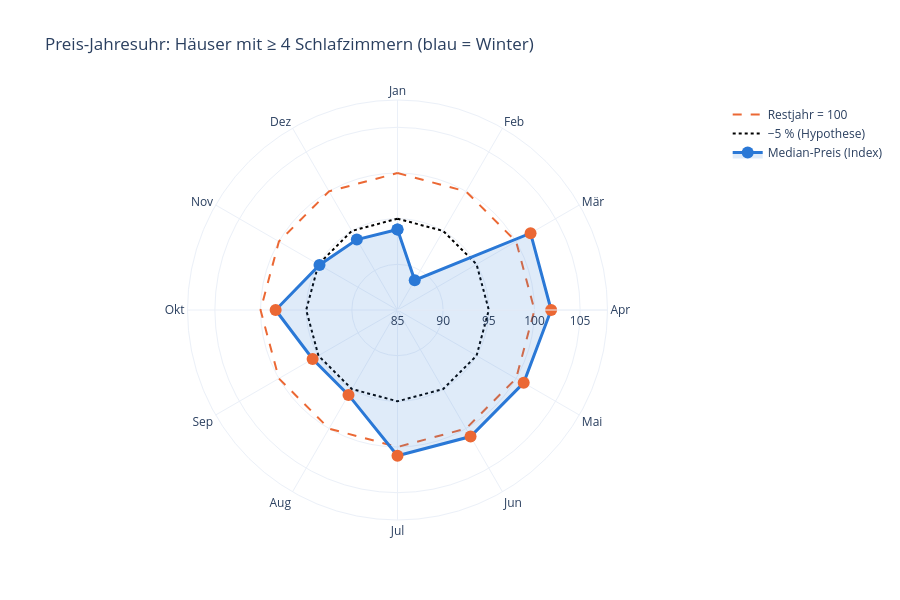

The notebook cell saved with this chart:
### Markdown cell above
---
## 8 · Fancy Visual: die Preis-Jahresuhr
Jeder Monat ist eine Stunde auf der Uhr. Der Abstand zur Mitte zeigt den Median-Preis als **Index (Restjahr = 100)**. Der gestrichelte Ring bei **95** ist die Schwelle der Hypothese. Mit der Maus sieht man Preis und Anzahl Verkäufe (interaktiv, auch als HTML in `output/`).

### Code cell
monate = ["Jan", "Feb", "Mär", "Apr", "Mai", "Jun", "Jul", "Aug", "Sep", "Okt", "Nov", "Dez"]
uhr = gross.groupby("monat")["price"].agg(["median", "size"]).reset_index()
uhr["index"] = 100 * uhr["median"] / median_rest
uhr["name"] = [monate[m - 1] for m in uhr["monat"]]
uhr = pd.concat([uhr, uhr.iloc[[0]]])  # Kreis schließen

fig = go.Figure()
fig.add_trace(go.Scatterpolar(r=[100] * 13, theta=uhr["name"], mode="lines", name="Restjahr = 100",
                              line=dict(color="#eb6834", dash="dash")))
fig.add_trace(go.Scatterpolar(r=[95] * 13, theta=uhr["name"], mode="lines", name="−5 % (Hypothese)",
                              line=dict(color="black", dash="dot")))
fig.add_trace(go.Scatterpolar(
    r=uhr["index"], theta=uhr["name"], mode="lines+markers", fill="toself", name="Median-Preis (Index)",
    line=dict(color="#2a78d6", width=3), fillcolor="rgba(42,120,214,0.15)",
    marker=dict(size=12, color=["#2a78d6" if m in [11, 12, 1, 2] else "#eb6834" for m in uhr["monat"]]),
    customdata=np.stack([uhr["median"], uhr["size"]], axis=-1),
    hovertemplate="<b>%{theta}</b><br>Index %{r:.1f}<br>Median %{customdata[0]:,.0f} $<br>%{customdata[1]} Verkäufe<extra></extra>",
))
fig.update_layout(
    title="Preis-Jahresuhr: Häuser mit ≥ 4 Schlafzimmern (blau = Winter)",
    polar=dict(radialaxis=dict(range=[85, 108]), angularaxis=dict(direction="clockwise", rotation=90)),
    height=600, template="plotly_white",
)
fig.write_html("output/h1_easy_jahresuhr.html")
fig.show()

### Figure 1 — Plotly figure (JSON) as saved in the notebook; plotly's stock layout.template omitted (floating-point values rounded to 4 significant figures)
{"data": [{"line": {"color": "#eb6834", "dash": "dash"}, "mode": "lines", "name": "Restjahr = 100", "r": [100, 100, 100, 100, 100, 100, 100, 100, 100, 100, 100, 100, 100], "theta": ["Jan", "Feb", "Mär", "Apr", "Mai", "Jun", "Jul", "Aug", "Sep", "Okt", "Nov", "Dez", "Jan"], "type": "scatterpolar"}, {"line": {"color": "black", "dash": "dot"}, "mode": "lines", "name": "−5 % (Hypothese)", "r": [95, 95, 95, 95, 95, 95, 95, 95, 95, 95, 95, 95, 95], "theta": ["Jan", "Feb", "Mär", "Apr", "Mai", "Jun", "Jul", "Aug", "Sep", "Okt", "Nov", "Dez", "Jan"], "type": "scatterpolar"}, {"customdata": [[539000.0, 408.0], [510000.0, 475.0], [585000.0, 744.0], [585000.0, 916.0], [580000.0, 983.0], [580300.0, 934.0], [580000.0, 925.0], [550000.0, 768.0], [550000.0, 722.0], [565000.0, 769.0], [545000.0, 560.0], [539500.0, 612.0], [539000.0, 408.0]], "fill": "toself", "fillcolor": "rgba(42,120,214,0.15)", "hovertemplate": "<b>%{theta}</b><br>Index %{r:.1f}<br>Median %{customdata[0]:,.0f} $<br>%{customdata[1]} Verkäufe<extra></extra>", "line": {"color": "#2a78d6", "width": 3}, "marker": {"color": ["#2a78d6", "#2a78d6", "#eb6834", "#eb6834", "#eb6834", "#eb6834", "#eb6834", "#eb6834", "#eb6834", "#eb6834", "#2a78d6", "#2a78d6", "#2a78d6"], "size": 12}, "mode": "lines+markers", "name": "Median-Preis (Index)", "r": [93.82, 88.77, 101.8, 101.8, 101.0, 101.0, 101.0, 95.74, 95.74, 98.35, 94.87, 93.91, 93.82], "theta": ["Jan", "Feb", "Mär", "Apr", "Mai", "Jun", "Jul", "Aug", "Sep", "Okt", "Nov", "Dez", "Jan"], "type": "scatterpolar"}], "layout": {"height": 600, "polar": {"angularaxis": {"direction": "clockwise", "rotation": 90}, "radialaxis": {"range": [85, 108]}}, "title": {"text": "Preis-Jahresuhr: Häuser mit ≥ 4 Schlafzimmern (blau = Winter)"}}}
